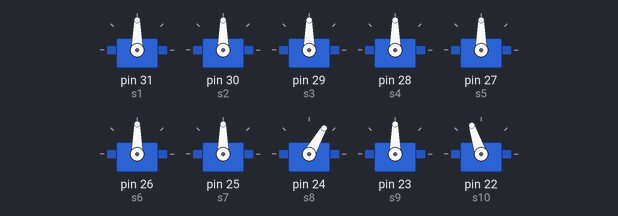
A sketch run on a simulated Arduino Mega 2560, built with avr-gcc and run on an emulated ATmega2560. Parts: 10 × servo.

Above: at 1.05 s.
At 1.65 s:
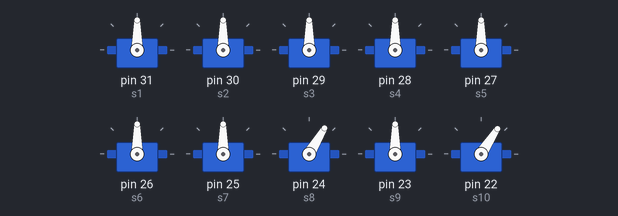
At 2.3 s:
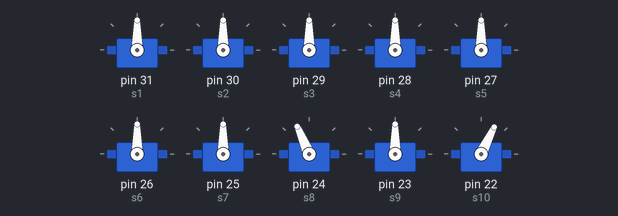
At 3.6 s:
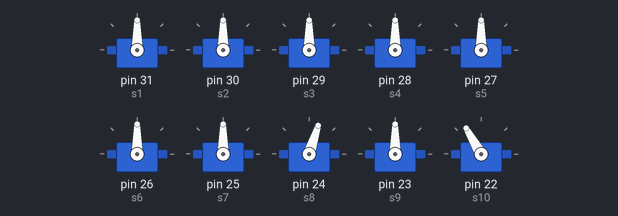
Timing chart, 0 to 7.2 s (numbered marks = the images above):
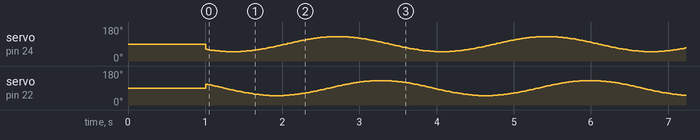

The sketch:

SidewindingMotion.ino
```cpp
/*
Sidewind motion for a snake robot with 12 segments
*/

#include <Servo.h>

// Define servo objects for the snake segments
Servo s1;
Servo s2;
Servo s3;
Servo s4;
Servo s5;
Servo s6;
Servo s7;
Servo s8;
Servo s9;
Servo s10;
Servo s11;
Servo s12;

// Define variables
int counter = 0; // Loop counter variable
float lag = 1.05; // Phase lag between segments
int frequency = 1; // Oscillation frequency of segments.
int ampHor = 40; // Horizontal amplitude of the sidewind motion of the snake
int ampVert = 40; // Vertical amplitude of sidewind motion of the snake
int offset = 0;
int delayTime = 7; // Delay between limb movements
int startPause = 1000;  // Delay time to position robot

void setup()
{
    // Put snake in starting position
    s1.attach(31);
    s2.attach(30);
    s3.attach(29);
    s4.attach(28);
    s5.attach(27);
    s6.attach(26);
    s7.attach(25);
    s8.attach(24);
    s9.attach(23);
    s10.attach(22);

    // //Put snake in starting position
    // s1.write(90+ampHor*cos(0*lag));
    // s3.write(90+ampHor*cos(1*lag));
    // s5.write(90+ampHor*cos(2*lag));
    // s7.write(90+ampHor*cos(3*lag));
    // s9.write(90+ampHor*cos(4*lag));
    // //s11.write(90+ampHor*cos(5*lag));
    //
    // s2.write(90+ampVert*cos(0*lag));
    // s4.write(90+ampVert*cos(1*lag));
    // s6.write(90+ampVert*cos(2*lag));
    // s8.write(90+ampVert*cos(3*lag));
    // s10.write(90+ampVert*cos(4*lag));
    //s12.write(90+ampVert*cos(5*lag));

    delay(startPause);  // Pause to position robot
}


void loop()
{
    // Serpentine motion
    for(counter = 0; counter < 360; counter += 1)  {

         delay(delayTime);
        // s1.write(90+offset+ampHor*cos(frequency*counter*3.14159/180-0*lag));
        // s3.write(counter/2);
        // s5.write(90+offset+ampHor*cos(frequency*counter*3.14159/180-2.5*lag));
        // s7.write(90+offset+ampHor*cos(frequency*counter*3.14159/180-3.75*lag));
        // s9.write(90+offset+ampHor*cos(frequency*counter*3.14159/180-5*lag));
        // //s11.write(90+offset+ampHor*cos(frequency*counter*3.14159/180-5*lag));
        //
        // s2.write(90+offset+ampVert*cos(frequency*counter*3.14159/180-0*lag));
        //s4.write(90+offset+ampVert*cos(frequency*counter*3.14159/180-1.25*lag));
        // s6.write(90+offset+ampVert*cos(frequency*counter*3.14159/180-2.5*lag));
         s8.write(90+offset+ampVert*cos(frequency*counter*3.14159/180-3.75*lag));
         s10.write(90+offset+ampVert*cos(frequency*counter*3.14159/180-5*lag));
    }    //s12.write(90+offset+ampVert*cos(frequency*counter*3.14159/180-5*lag));
}
```
